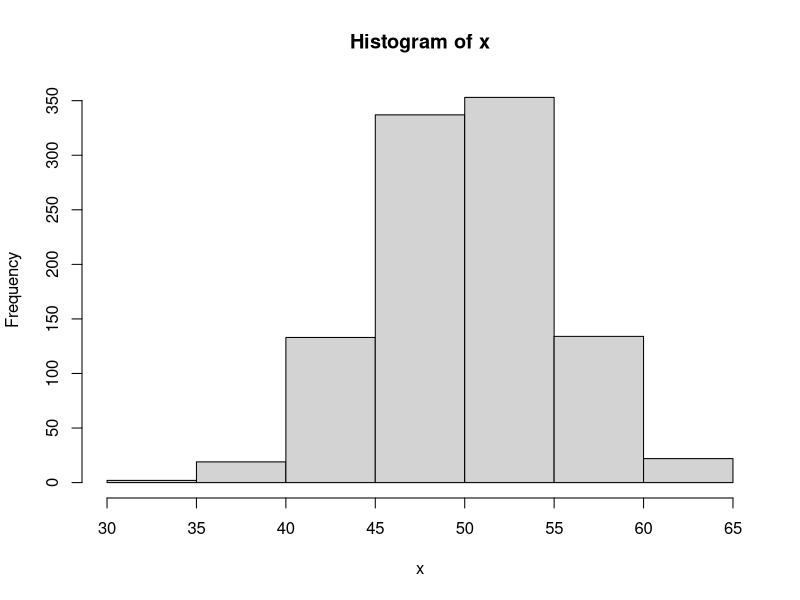

Write the R code that produced this figure. (Note: this script raises an error after producing the figure.)
## ---- chunk 1
knitr::opts_chunk$set(echo = TRUE,  
											comment="      ##",  
											error=TRUE, 
											collapse=FALSE  ) 

library(tibble)
## ---- chunk 2
# 1 sample(set 100 obs)

n  <- 100 # in 1 sample
p  <- 0.5
B  <- 1

set.seed(2020) # 52 successes

x <- rbinom(n = B , size=n, p=p)
x #52
## ---- chunk 3
B  <- 40
B  <- 1000

x <- rbinom(n=B, size=n, p=0.5)
x # int[B], vector of size B, number of SUCCESSes in each  

hist(x)
## ---- chunk 4

n  <- 100
B  <- 1

x  <- rbinom(n = n, size = B, p =p)
head(x)
## ---- chunk 5
# syntax a little differnt (no B, repeated samples)
x  <- sample(x =  c("H","T"),
		size = n,
		replace = TRUE,
		prob = c(0.5,0.5)
		)
head(x)

# creates 1 long string
# y  <- stringr::str_c(x, collapse="")		# collapse
# head(y)

knitr::knit_exit()
## ---- chunk 6

# of the 40 experiments, how many returned > 55 heads?
knitr::knit_exit()
table(x) # of 40 samples, distribution of success totals 

table(x  >  55)   # of 40 samples(each 100), how many more than 55 successes

table(x  >  57) # 

table(x > 60) # 0
## ---- chunk 7

# ----Series of Bernoulli Trials			----

# int[10]
n  <- 100 # (sample size)
p  <- 0.5
B  <- 10  # take B samples (each n)

# throw dice 100 times, count heads (repeat 10)
rbinom(n = B,size=n, prob=0.5)
## ---- chunk 8

# FOR REAL
set.seed(1492)
B = 100                                # B, number samples 
n = 1000                               # n, throws in  each trial
X  <- sample(x = c(1,0),
		size= B * n,# NUMBER THROWS
		replace= TRUE,
		prob= c(0.5,0.5)
		)

m <- matrix(rbinom(n=B * n, 
		   size=1,
		   0.5), 
	       ncol=n) # 
m[1,1]
## test
m1 <- matrix (rbinom(n=nExp*nThrows,size=1,
		     0.5),
	      nrow=nThrows)

mean(colSums(m))
sd(colSums(m))

sqrt(250)  # 15.8

plot(colSums(m))
hist(colSums(m))

head(m)
dim(m)

## What does CI (Confidence Interval)  mean?
#  ============================================
## Suppose want to find percentage of students (many) with tatoos
##
## How ?   SAMPLE
p = 0.4  # (usually do not know)
n = 75   # students, sample size
## FACT
## se_bar = sqrt( p_bar * (1 - p_bar)/n)
##

## Take a Sample  (ie string of yes/no, 1,0)
r  <- sample(x = 0:1,
             size = 75,
             replace = TRUE, 
             prob = c(0.6, 0.4))
r
sum(r) #31
p_bar = sum(r)/n
p_bar   # 0.413

## And the 95% CI?
se_bar = sqrt( p_bar * (1 - p_bar)/n)
se_bar   # 0.0569
L  <- p_bar - 1.96*se_bar
U  <- p_bar + 1.96*se_bar
cat("p_bar = ", p_bar, "\n", "CI = ", "(", L, ", ", U, ")",  "\n")
contains_TRUE =  p_bar >= L   && p_bar <= U
contains_TRUE

# ------------------------------------------
## What does 95% confident actually mean??
# ------------------------------------------
one_sample  <- function(DUMMY = null) {  # 1 sample
    # proporation, each trial: 
    p_bar  <- sum(rbinom(n=1, size=size, prob = prob))/size

    ## And the range in proportion, each trial?
    se_bar = sqrt( p_bar * (1 - p_bar)/size)
    L  <- p_bar - 1.96*se_bar
    U  <- p_bar + 1.96*se_bar
    # cat("p_bar = ", p_bar, "\n", "CI = ", "(", L, ", ", U, ")",  "\n")
    contains_TRUE =  (L < prob)   && ( prob < U )
    new  <- tibble::tibble(p_bar = p_bar, L=L, U=U, contains_TRUE = contains_TRUE)
    t <<- rbind(t, new)
    invisible()
}

size =  1000                            # each trial, number throws 
B    =  1000                           # number of trials 
prob = 0.5 

t  <- tibble::tibble()

lapply(0:B, one_sample)

# view
t
print(t, n=100)

# to see only FALSE   
t[!t$contains_TRUE,]
count(t[!t$contains_TRUE,])   # 64

# order
print(t[order(-t$L),], n=100)

## ---- chunk 9

file  <- "out"
png(filename = paste0("~/Downloads/print_and_delete/" , file,".png"),
         width = 480, height = 480, units = "px", pointsize = 12,
          bg = "white",  res = NA,
         type = c("cairo", "cairo-png", "Xlib", "quartz")
)

mean(t$p_bar)

var(t$p_bar)                           # 0.000238 

hist(t$p_bar)
dev.off()

##   Theory, count should be np,  sd should be sqrt(size*p*q)
##   n=100 per throw, p = 1/2
##   expect 50, 2 * 5 = 10  (95%) 
##   5, +- 2* 1/sqrt(10)
##   5 +- 2*sqrt(p*p/n)
n
2*sqrt(p*p/n)                          # 0.1 
